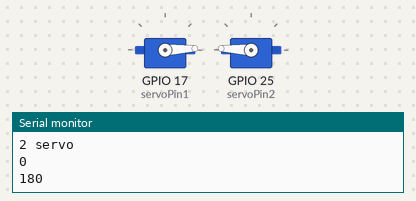
The sketch below on a simulated ESP32. On the bench: 2 × servo, the last lines printed to the serial monitor.

Above: at 0.05 s.
At 1.55 s:
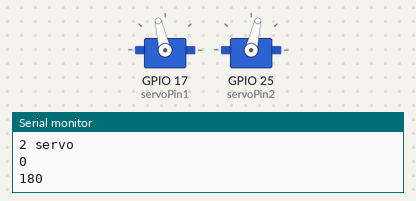
At 3.1 s:
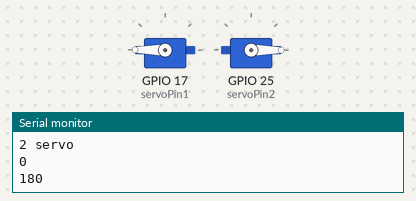
At 6.2 s:
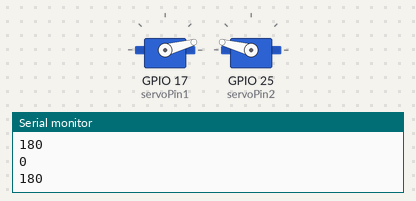
Timing chart, 0 to 8.4 s (numbered marks = the images above):
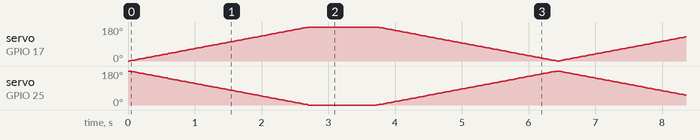

The sketch:

TwoServos.ino
```cpp
//  * Different servos require different pulse widths to vary servo angle, but the range is
//  * an approximately 500-2500 microsecond pulse every 20ms (50Hz). In general, hobbyist servos
//  * sweep 180 degrees, so the lowest number in the published range for a particular servo
//  * represents an angle of 0 degrees, the middle of the range represents 90 degrees, and the top
//  * of the range represents 180 degrees. So for example, if the range is 1000us to 2000us,
//  * 1000us would equal an angle of 0, 1500us would equal 90 degrees, and 2000us would equal 1800
//  * degrees.
//  *
//  * Circuit: (using an ESP32 Thing from Sparkfun)
//  * Servo motors have three wires: power, ground, and signal. The power wire is typically red,
//  * the ground wire is typically black or brown, and the signal wire is typically yellow,
//  * orange or white. Since the ESP32 can supply limited current at only 3.3V, and servos draw
//  * considerable power, we will connect servo power to the VBat pin of the ESP32 (located
//  * near the USB connector). THIS IS ONLY APPROPRIATE FOR SMALL SERVOS.
//  *
//  * We could also connect servo power to a separate external
//  * power source (as long as we connect all of the grounds (ESP32, servo, and external power).
//  * In this example, we just connect ESP32 ground to servo ground. The servo signal pins
//  * connect to any available GPIO pins on the ESP32 (in this example, we use pin 18.
//  *
//  * In this example, we assume a Tower Pro MG995 large servo connected to an external power source.
//  * The published min and max for this servo is 1000 and 2000, respectively, so the defaults are fine.
//  * These values actually drive the servos a little past 0 and 180, so
//  * if you are particular, adjust the min and max values to match your needs.
//  */

#include <ESP32Servo.h>

Servo myservo1;
Servo myservo2;  // create servo object to control a servo
// 16 servo objects can be created on the ESP32

int pos = 0, val1, val2;// variable to store the servo position
// Recommended PWM GPIO pins on the ESP32 include 2,4,12-19,21-23,25-27,32-33
int servoPin1 = 17;
int servoPin2 = 25;

void setup() {
  Serial.begin(115200);
	// Allow allocation of all timers
	ESP32PWM::allocateTimer(0);
	ESP32PWM::allocateTimer(1);
	ESP32PWM::allocateTimer(2);
	ESP32PWM::allocateTimer(3);
	myservo1.setPeriodHertz(50);
  myservo2.setPeriodHertz(50);   // standard 50 hz servo
	myservo1.attach(servoPin1, 500, 2444);
  myservo2.attach(servoPin2, 500, 2444);// attaches the servo on pin 18 to the servo object
	// using default min/max of 1000us and 2000us
	// different servos may require different min/max settings
	// for an accurate 0 to 180 sweep
  if (myservo1.attached()){
  Serial.println("1 servo");
  }
  if (myservo2.attached()){
  Serial.println("2 servo");
  }
  myservo1.write(0);
  myservo2.write(180);
}

void loop() {

  val1=myservo1.read();
  val2=myservo2.read();
  Serial.println(val1);
  Serial.println(val2);
  for (pos = 0; pos <= 180; pos += 1) { // goes from 0 degrees to 180 degrees

		// in steps of 1 degree
		myservo1.write(pos);
    myservo2.write(180-pos);  // tell servo to go to position in variable 'pos'
		delay(15);             // waits 15ms for the servo to reach the position
	}
  delay(1000);
  Serial.println(val1);
  Serial.println(val2);
	for (pos = 180; pos >= 0; pos -= 1) { // goes from 180 degrees to 0 degrees
    myservo1.write(pos);
    myservo2.write(180-pos);    // tell servo to go to position in variable 'pos'
		delay(15);             // waits 15ms for the servo to reach the position
	}
}
```
